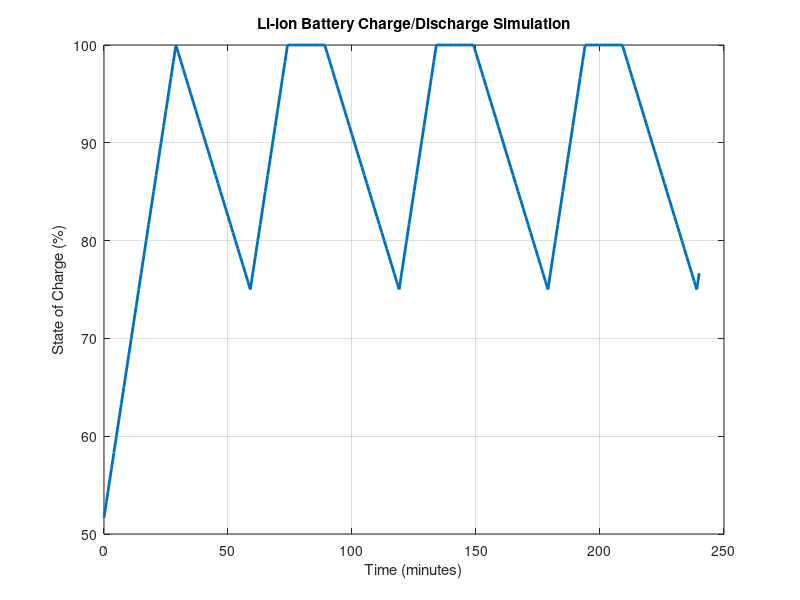

This figure's MATLAB source:
% Li-ion Battery Charge/Discharge Simulation adfasdfasdf

% Parameters
capacity = 1000; % Battery capacity in mAh (milliampere-hour)
initial_SOC = 50; % Initial State of Charge in percentage (0-100)
charge_C_rate = 1; % Charging rate in C-rate (e.g., 1C means full charge in 1 hour)
discharge_C_rate = 0.5; % Discharging rate in C-rate (e.g., 0.5C means full discharge in 2 hours)
time_step = 1; % Time step in minutes
total_time = 240; % Total simulation time in minutes

% Convert capacity from mAh to Ah for calculations
capacity_Ah = capacity / 1000; 

% Initialize SOC
SOC = initial_SOC;

% Initialize time array
time = 0:time_step:total_time;

% Initialize SOC array
SOC_array = zeros(size(time));

% Simulation loop
for i = 1:length(time)
    % Check if charging or discharging
    if mod(time(i), 60) < 30 % Example: charge for 30 minutes every hour
        % Charging
        SOC = SOC + (charge_C_rate * capacity_Ah * (time_step / 60)) / capacity_Ah * 100;
    else
        % Discharging
        SOC = SOC - (discharge_C_rate * capacity_Ah * (time_step / 60)) / capacity_Ah * 100;
    end
    
    % Ensure SOC stays within bounds (0-100%)
    SOC = max(0, min(100, SOC));
    
    % Store SOC in array
    SOC_array(i) = SOC;
end

% Plot SOC over time
figure;
plot(time, SOC_array, 'LineWidth', 2);
xlabel('Time (minutes)');
ylabel('State of Charge (%)');
title('Li-ion Battery Charge/Discharge Simulation');
grid on;

